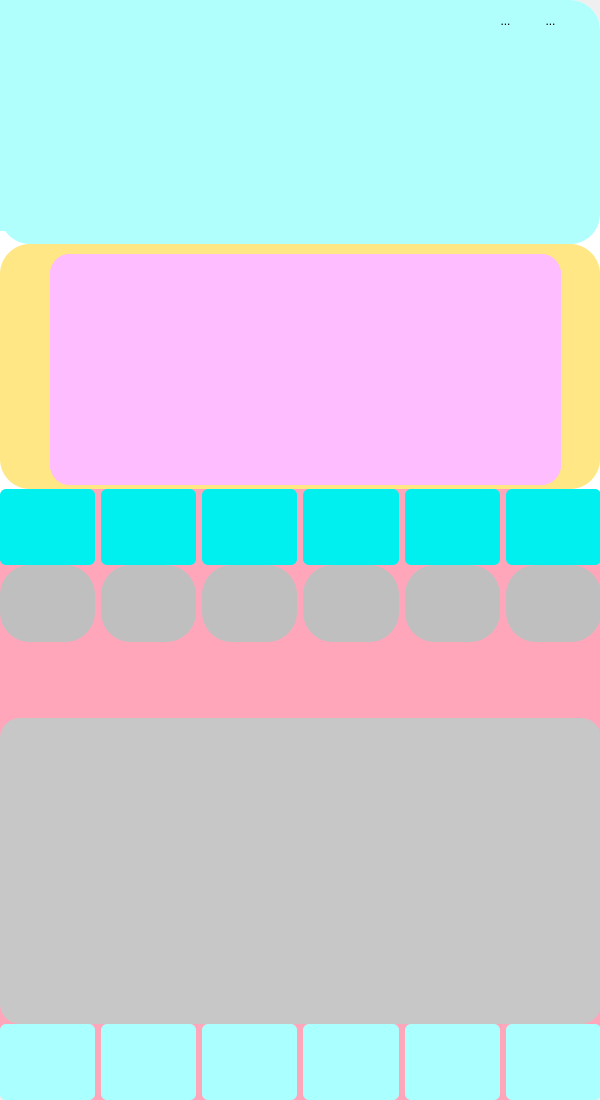
<?xml version="1.0" encoding="UTF-8"?>
<ui version="4.0">
 <class>MainWindow</class>
 <widget class="QMainWindow" name="MainWindow">
  <property name="geometry">
   <rect>
    <x>0</x>
    <y>0</y>
    <width>600</width>
    <height>1100</height>
   </rect>
  </property>
  <property name="windowTitle">
   <string>MainWindow</string>
  </property>
  <property name="styleSheet">
   <string notr="true">border-radius:30px;</string>
  </property>
  <widget class="QWidget" name="centralWidget">
   <property name="styleSheet">
    <string notr="true">background-color: rgb(255, 255, 255);</string>
   </property>
   <widget class="QWidget" name="weainfo_wid" native="true">
    <property name="geometry">
     <rect>
      <x>0</x>
      <y>244</y>
      <width>600</width>
      <height>245</height>
     </rect>
    </property>
    <property name="styleSheet">
     <string notr="true">background-color: rgb(255, 231, 133);</string>
    </property>
    <widget class="QWidget" name="widget_19" native="true">
     <property name="geometry">
      <rect>
       <x>50</x>
       <y>10</y>
       <width>511</width>
       <height>231</height>
      </rect>
     </property>
     <property name="styleSheet">
      <string notr="true">border-radius:20px;
background-color: rgb(253, 189, 255);
</string>
     </property>
     <layout class="QHBoxLayout" name="horizontalLayout_13">
      <property name="spacing">
       <number>0</number>
      </property>
      <property name="leftMargin">
       <number>0</number>
      </property>
      <property name="topMargin">
       <number>0</number>
      </property>
      <property name="rightMargin">
       <number>0</number>
      </property>
      <property name="bottomMargin">
       <number>0</number>
      </property>
      <item>
       <layout class="QVBoxLayout" name="verticalLayout_26">
        <property name="spacing">
         <number>0</number>
        </property>
        <item>
         <layout class="QHBoxLayout" name="horizontalLayout_3">
          <item>
           <widget class="QLabel" name="icon1_lab">
            <property name="text">
             <string/>
            </property>
           </widget>
          </item>
          <item>
           <layout class="QVBoxLayout" name="verticalLayout_2">
            <item>
             <widget class="QLabel" name="fx_lab">
              <property name="text">
               <string/>
              </property>
             </widget>
            </item>
            <item>
             <widget class="QLabel" name="fl_lab">
              <property name="text">
               <string/>
              </property>
             </widget>
            </item>
           </layout>
          </item>
         </layout>
        </item>
        <item>
         <layout class="QHBoxLayout" name="horizontalLayout_4">
          <item>
           <widget class="QLabel" name="icon2_lab">
            <property name="text">
             <string/>
            </property>
           </widget>
          </item>
          <item>
           <layout class="QVBoxLayout" name="verticalLayout_3">
            <item>
             <widget class="QLabel" name="pm_lab">
              <property name="text">
               <string/>
              </property>
             </widget>
            </item>
            <item>
             <widget class="QLabel" name="pm_index_lab">
              <property name="text">
               <string/>
              </property>
             </widget>
            </item>
           </layout>
          </item>
         </layout>
        </item>
       </layout>
      </item>
      <item>
       <layout class="QVBoxLayout" name="verticalLayout_27">
        <property name="spacing">
         <number>0</number>
        </property>
        <item>
         <layout class="QHBoxLayout" name="horizontalLayout_5">
          <item>
           <widget class="QLabel" name="icon3_lab">
            <property name="styleSheet">
             <string notr="true"/>
            </property>
            <property name="text">
             <string/>
            </property>
           </widget>
          </item>
          <item>
           <layout class="QVBoxLayout" name="verticalLayout_4">
            <item>
             <widget class="QLabel" name="sd_lab">
              <property name="text">
               <string/>
              </property>
             </widget>
            </item>
            <item>
             <widget class="QLabel" name="sd_index_lab">
              <property name="text">
               <string/>
              </property>
             </widget>
            </item>
           </layout>
          </item>
         </layout>
        </item>
        <item>
         <layout class="QHBoxLayout" name="horizontalLayout_6">
          <item>
           <widget class="QLabel" name="icon4_lab">
            <property name="text">
             <string/>
            </property>
           </widget>
          </item>
          <item>
           <layout class="QVBoxLayout" name="verticalLayout_5">
            <item>
             <widget class="QLabel" name="zl_lab">
              <property name="text">
               <string/>
              </property>
             </widget>
            </item>
            <item>
             <widget class="QLabel" name="zl_index_lab">
              <property name="text">
               <string/>
              </property>
             </widget>
            </item>
           </layout>
          </item>
         </layout>
        </item>
       </layout>
      </item>
     </layout>
    </widget>
   </widget>
   <widget class="QWidget" name="first_wid" native="true">
    <property name="geometry">
     <rect>
      <x>0</x>
      <y>0</y>
      <width>600</width>
      <height>244</height>
     </rect>
    </property>
    <property name="styleSheet">
     <string notr="true">background-color: rgb(176, 255, 253);

</string>
    </property>
    <widget class="QLabel" name="tip_lab">
     <property name="geometry">
      <rect>
       <x>0</x>
       <y>200</y>
       <width>441</width>
       <height>31</height>
      </rect>
     </property>
     <property name="text">
      <string/>
     </property>
    </widget>
    <widget class="QLabel" name="area_lab">
     <property name="geometry">
      <rect>
       <x>390</x>
       <y>110</y>
       <width>201</width>
       <height>51</height>
      </rect>
     </property>
     <property name="text">
      <string/>
     </property>
    </widget>
    <widget class="QWidget" name="layoutWidget">
     <property name="geometry">
      <rect>
       <x>0</x>
       <y>0</y>
       <width>571</width>
       <height>41</height>
      </rect>
     </property>
     <layout class="QHBoxLayout" name="horizontalLayout">
      <item>
       <widget class="QLineEdit" name="lineEdit">
        <property name="styleSheet">
         <string notr="true"/>
        </property>
       </widget>
      </item>
      <item>
       <spacer name="horizontalSpacer">
        <property name="orientation">
         <enum>Qt::Horizontal</enum>
        </property>
        <property name="sizeHint" stdset="0">
         <size>
          <width>40</width>
          <height>20</height>
         </size>
        </property>
       </spacer>
      </item>
      <item>
       <widget class="QToolButton" name="mini_btn">
        <property name="text">
         <string>...</string>
        </property>
       </widget>
      </item>
      <item>
       <spacer name="horizontalSpacer_2">
        <property name="orientation">
         <enum>Qt::Horizontal</enum>
        </property>
        <property name="sizeType">
         <enum>QSizePolicy::Fixed</enum>
        </property>
        <property name="sizeHint" stdset="0">
         <size>
          <width>20</width>
          <height>20</height>
         </size>
        </property>
       </spacer>
      </item>
      <item>
       <widget class="QToolButton" name="close_btn">
        <property name="text">
         <string>...</string>
        </property>
       </widget>
      </item>
     </layout>
    </widget>
    <widget class="QWidget" name="layoutWidget">
     <property name="geometry">
      <rect>
       <x>340</x>
       <y>40</y>
       <width>261</width>
       <height>51</height>
      </rect>
     </property>
     <layout class="QHBoxLayout" name="horizontalLayout_7">
      <item>
       <widget class="QLabel" name="date_lab">
        <property name="text">
         <string/>
        </property>
       </widget>
      </item>
      <item>
       <widget class="QLabel" name="week_lab">
        <property name="text">
         <string/>
        </property>
       </widget>
      </item>
     </layout>
    </widget>
    <widget class="QWidget" name="layoutWidget">
     <property name="geometry">
      <rect>
       <x>21</x>
       <y>41</y>
       <width>281</width>
       <height>151</height>
      </rect>
     </property>
     <layout class="QHBoxLayout" name="horizontalLayout_12">
      <item>
       <widget class="QLabel" name="weather_icon_lab">
        <property name="text">
         <string/>
        </property>
       </widget>
      </item>
      <item>
       <layout class="QVBoxLayout" name="verticalLayout">
        <item>
         <widget class="QLabel" name="temp_lab">
          <property name="text">
           <string/>
          </property>
         </widget>
        </item>
        <item>
         <layout class="QHBoxLayout" name="horizontalLayout_2">
          <item>
           <widget class="QLabel" name="label">
            <property name="text">
             <string/>
            </property>
           </widget>
          </item>
          <item>
           <widget class="QLabel" name="temp_range_lab">
            <property name="text">
             <string/>
            </property>
           </widget>
          </item>
         </layout>
        </item>
       </layout>
      </item>
     </layout>
    </widget>
   </widget>
   <widget class="QWidget" name="last_wid" native="true">
    <property name="geometry">
     <rect>
      <x>0</x>
      <y>489</y>
      <width>601</width>
      <height>611</height>
     </rect>
    </property>
    <property name="styleSheet">
     <string notr="true">background-color: rgb(255, 166, 187);</string>
    </property>
    <layout class="QVBoxLayout" name="verticalLayout_25" stretch="1,1,1,4,1">
     <property name="spacing">
      <number>0</number>
     </property>
     <property name="leftMargin">
      <number>0</number>
     </property>
     <property name="topMargin">
      <number>0</number>
     </property>
     <property name="rightMargin">
      <number>0</number>
     </property>
     <property name="bottomMargin">
      <number>0</number>
     </property>
     <item>
      <layout class="QHBoxLayout" name="horizontalLayout_8">
       <item>
        <widget class="QWidget" name="widget" native="true">
         <property name="styleSheet">
          <string notr="true">background-color: rgb(0, 240, 240);
border-radius:6px;</string>
         </property>
         <layout class="QVBoxLayout" name="verticalLayout_7">
          <item>
           <widget class="QLabel" name="week1">
            <property name="text">
             <string/>
            </property>
           </widget>
          </item>
          <item>
           <widget class="QLabel" name="date1">
            <property name="text">
             <string/>
            </property>
           </widget>
          </item>
         </layout>
        </widget>
       </item>
       <item>
        <widget class="QWidget" name="widget_2" native="true">
         <property name="styleSheet">
          <string notr="true">background-color: rgb(0, 240, 240);
border-radius:6px;</string>
         </property>
         <layout class="QVBoxLayout" name="verticalLayout_8">
          <item>
           <widget class="QLabel" name="week2">
            <property name="text">
             <string/>
            </property>
           </widget>
          </item>
          <item>
           <widget class="QLabel" name="date2">
            <property name="text">
             <string/>
            </property>
           </widget>
          </item>
         </layout>
        </widget>
       </item>
       <item>
        <widget class="QWidget" name="widget_3" native="true">
         <property name="styleSheet">
          <string notr="true">background-color: rgb(0, 240, 240);
border-radius:6px;</string>
         </property>
         <layout class="QVBoxLayout" name="verticalLayout_9">
          <item>
           <widget class="QLabel" name="week3">
            <property name="text">
             <string/>
            </property>
           </widget>
          </item>
          <item>
           <widget class="QLabel" name="date3">
            <property name="text">
             <string/>
            </property>
           </widget>
          </item>
         </layout>
        </widget>
       </item>
       <item>
        <widget class="QWidget" name="widget_4" native="true">
         <property name="styleSheet">
          <string notr="true">background-color: rgb(0, 240, 240);
border-radius:6px;</string>
         </property>
         <layout class="QVBoxLayout" name="verticalLayout_10">
          <item>
           <widget class="QLabel" name="week4">
            <property name="text">
             <string/>
            </property>
           </widget>
          </item>
          <item>
           <widget class="QLabel" name="date4">
            <property name="text">
             <string/>
            </property>
           </widget>
          </item>
         </layout>
        </widget>
       </item>
       <item>
        <widget class="QWidget" name="widget_5" native="true">
         <property name="styleSheet">
          <string notr="true">background-color: rgb(0, 240, 240);
border-radius:6px;
</string>
         </property>
         <layout class="QVBoxLayout" name="verticalLayout_11">
          <item>
           <widget class="QLabel" name="week5">
            <property name="text">
             <string/>
            </property>
           </widget>
          </item>
          <item>
           <widget class="QLabel" name="date5">
            <property name="text">
             <string/>
            </property>
           </widget>
          </item>
         </layout>
        </widget>
       </item>
       <item>
        <widget class="QWidget" name="widget_6" native="true">
         <property name="styleSheet">
          <string notr="true">background-color: rgb(0, 240, 240);
border-radius:6px;
</string>
         </property>
         <layout class="QVBoxLayout" name="verticalLayout_12">
          <item>
           <widget class="QLabel" name="week6">
            <property name="text">
             <string/>
            </property>
           </widget>
          </item>
          <item>
           <widget class="QLabel" name="date6">
            <property name="text">
             <string/>
            </property>
           </widget>
          </item>
         </layout>
        </widget>
       </item>
      </layout>
     </item>
     <item>
      <layout class="QHBoxLayout" name="horizontalLayout_9">
       <item>
        <widget class="QWidget" name="widget_7" native="true">
         <property name="styleSheet">
          <string notr="true">background-color: rgb(191, 191, 191);
opacity:0.3;</string>
         </property>
         <layout class="QVBoxLayout" name="verticalLayout_13">
          <item>
           <widget class="QLabel" name="icon1">
            <property name="text">
             <string/>
            </property>
           </widget>
          </item>
          <item>
           <widget class="QLabel" name="wea1">
            <property name="text">
             <string/>
            </property>
           </widget>
          </item>
         </layout>
        </widget>
       </item>
       <item>
        <widget class="QWidget" name="widget_8" native="true">
         <property name="styleSheet">
          <string notr="true">background-color: rgb(191, 191, 191);
opacity:0.3;</string>
         </property>
         <layout class="QVBoxLayout" name="verticalLayout_14">
          <item>
           <widget class="QLabel" name="icon2">
            <property name="text">
             <string/>
            </property>
           </widget>
          </item>
          <item>
           <widget class="QLabel" name="wea2">
            <property name="text">
             <string/>
            </property>
           </widget>
          </item>
         </layout>
        </widget>
       </item>
       <item>
        <widget class="QWidget" name="widget_9" native="true">
         <property name="styleSheet">
          <string notr="true">background-color: rgb(191, 191, 191);
opacity:0.3;</string>
         </property>
         <layout class="QVBoxLayout" name="verticalLayout_15">
          <item>
           <widget class="QLabel" name="icon3">
            <property name="text">
             <string/>
            </property>
           </widget>
          </item>
          <item>
           <widget class="QLabel" name="wea3">
            <property name="text">
             <string/>
            </property>
           </widget>
          </item>
         </layout>
        </widget>
       </item>
       <item>
        <widget class="QWidget" name="widget_10" native="true">
         <property name="styleSheet">
          <string notr="true">background-color: rgb(191, 191, 191);
opacity:0.3;</string>
         </property>
         <layout class="QVBoxLayout" name="verticalLayout_16">
          <item>
           <widget class="QLabel" name="icon4">
            <property name="text">
             <string/>
            </property>
           </widget>
          </item>
          <item>
           <widget class="QLabel" name="wea4">
            <property name="text">
             <string/>
            </property>
           </widget>
          </item>
         </layout>
        </widget>
       </item>
       <item>
        <widget class="QWidget" name="widget_11" native="true">
         <property name="styleSheet">
          <string notr="true">background-color: rgb(191, 191, 191);
opacity:0.3;</string>
         </property>
         <layout class="QVBoxLayout" name="verticalLayout_17">
          <item>
           <widget class="QLabel" name="icon5">
            <property name="text">
             <string/>
            </property>
           </widget>
          </item>
          <item>
           <widget class="QLabel" name="wea5">
            <property name="text">
             <string/>
            </property>
           </widget>
          </item>
         </layout>
        </widget>
       </item>
       <item>
        <widget class="QWidget" name="widget_12" native="true">
         <property name="styleSheet">
          <string notr="true">background-color: rgb(191, 191, 191);
opacity:0.3;</string>
         </property>
         <layout class="QVBoxLayout" name="verticalLayout_18">
          <item>
           <widget class="QLabel" name="icon6">
            <property name="text">
             <string/>
            </property>
           </widget>
          </item>
          <item>
           <widget class="QLabel" name="wea6">
            <property name="text">
             <string/>
            </property>
           </widget>
          </item>
         </layout>
        </widget>
       </item>
      </layout>
     </item>
     <item>
      <layout class="QHBoxLayout" name="horizontalLayout_10">
       <item>
        <widget class="QLabel" name="quality1">
         <property name="text">
          <string/>
         </property>
        </widget>
       </item>
       <item>
        <widget class="QLabel" name="quality2">
         <property name="text">
          <string/>
         </property>
        </widget>
       </item>
       <item>
        <widget class="QLabel" name="quality3">
         <property name="text">
          <string/>
         </property>
        </widget>
       </item>
       <item>
        <widget class="QLabel" name="quality4">
         <property name="text">
          <string/>
         </property>
        </widget>
       </item>
       <item>
        <widget class="QLabel" name="quality5">
         <property name="text">
          <string/>
         </property>
        </widget>
       </item>
       <item>
        <widget class="QLabel" name="quality6">
         <property name="text">
          <string/>
         </property>
        </widget>
       </item>
      </layout>
     </item>
     <item>
      <widget class="CurWidget" name="curv_wid" native="true">
       <property name="styleSheet">
        <string notr="true">



background-color: rgb(199, 199, 199);
opacity:0.9;
border-radius:20px;</string>
       </property>
      </widget>
     </item>
     <item>
      <layout class="QHBoxLayout" name="horizontalLayout_11">
       <item>
        <widget class="QWidget" name="widget_13" native="true">
         <property name="styleSheet">
          <string notr="true">border-radius:6px;
background-color: rgb(170, 255, 255);</string>
         </property>
         <layout class="QVBoxLayout" name="verticalLayout_19">
          <item>
           <widget class="QLabel" name="fx1">
            <property name="text">
             <string/>
            </property>
           </widget>
          </item>
          <item>
           <widget class="QLabel" name="fl1">
            <property name="text">
             <string/>
            </property>
           </widget>
          </item>
         </layout>
        </widget>
       </item>
       <item>
        <widget class="QWidget" name="widget_14" native="true">
         <property name="styleSheet">
          <string notr="true">border-radius:6px;
background-color: rgb(170, 255, 255);</string>
         </property>
         <layout class="QVBoxLayout" name="verticalLayout_20">
          <item>
           <widget class="QLabel" name="fx2">
            <property name="text">
             <string/>
            </property>
           </widget>
          </item>
          <item>
           <widget class="QLabel" name="fl2">
            <property name="text">
             <string/>
            </property>
           </widget>
          </item>
         </layout>
        </widget>
       </item>
       <item>
        <widget class="QWidget" name="widget_15" native="true">
         <property name="styleSheet">
          <string notr="true">border-radius:6px;
background-color: rgb(170, 255, 255);</string>
         </property>
         <layout class="QVBoxLayout" name="verticalLayout_21">
          <item>
           <widget class="QLabel" name="fx3">
            <property name="text">
             <string/>
            </property>
           </widget>
          </item>
          <item>
           <widget class="QLabel" name="fl3">
            <property name="text">
             <string/>
            </property>
           </widget>
          </item>
         </layout>
        </widget>
       </item>
       <item>
        <widget class="QWidget" name="widget_16" native="true">
         <property name="styleSheet">
          <string notr="true">border-radius:6px;
background-color: rgb(170, 255, 255);</string>
         </property>
         <layout class="QVBoxLayout" name="verticalLayout_22">
          <item>
           <widget class="QLabel" name="fx4">
            <property name="text">
             <string/>
            </property>
           </widget>
          </item>
          <item>
           <widget class="QLabel" name="fl4">
            <property name="text">
             <string/>
            </property>
           </widget>
          </item>
         </layout>
        </widget>
       </item>
       <item>
        <widget class="QWidget" name="widget_17" native="true">
         <property name="styleSheet">
          <string notr="true">border-radius:6px;
background-color: rgb(170, 255, 255);</string>
         </property>
         <layout class="QVBoxLayout" name="verticalLayout_23">
          <item>
           <widget class="QLabel" name="fx5">
            <property name="text">
             <string/>
            </property>
           </widget>
          </item>
          <item>
           <widget class="QLabel" name="fl5">
            <property name="text">
             <string/>
            </property>
           </widget>
          </item>
         </layout>
        </widget>
       </item>
       <item>
        <widget class="QWidget" name="widget_18" native="true">
         <property name="styleSheet">
          <string notr="true">border-radius:6px;
background-color: rgb(170, 255, 255);</string>
         </property>
         <layout class="QVBoxLayout" name="verticalLayout_24">
          <item>
           <widget class="QLabel" name="fx6">
            <property name="text">
             <string/>
            </property>
           </widget>
          </item>
          <item>
           <widget class="QLabel" name="fl6">
            <property name="text">
             <string/>
            </property>
           </widget>
          </item>
         </layout>
        </widget>
       </item>
      </layout>
     </item>
    </layout>
   </widget>
  </widget>
 </widget>
 <layoutdefault spacing="6" margin="11"/>
 <customwidgets>
  <customwidget>
   <class>CurWidget</class>
   <extends>QWidget</extends>
   <header>curwidget.h</header>
   <container>1</container>
  </customwidget>
 </customwidgets>
 <resources/>
 <connections/>
</ui>
